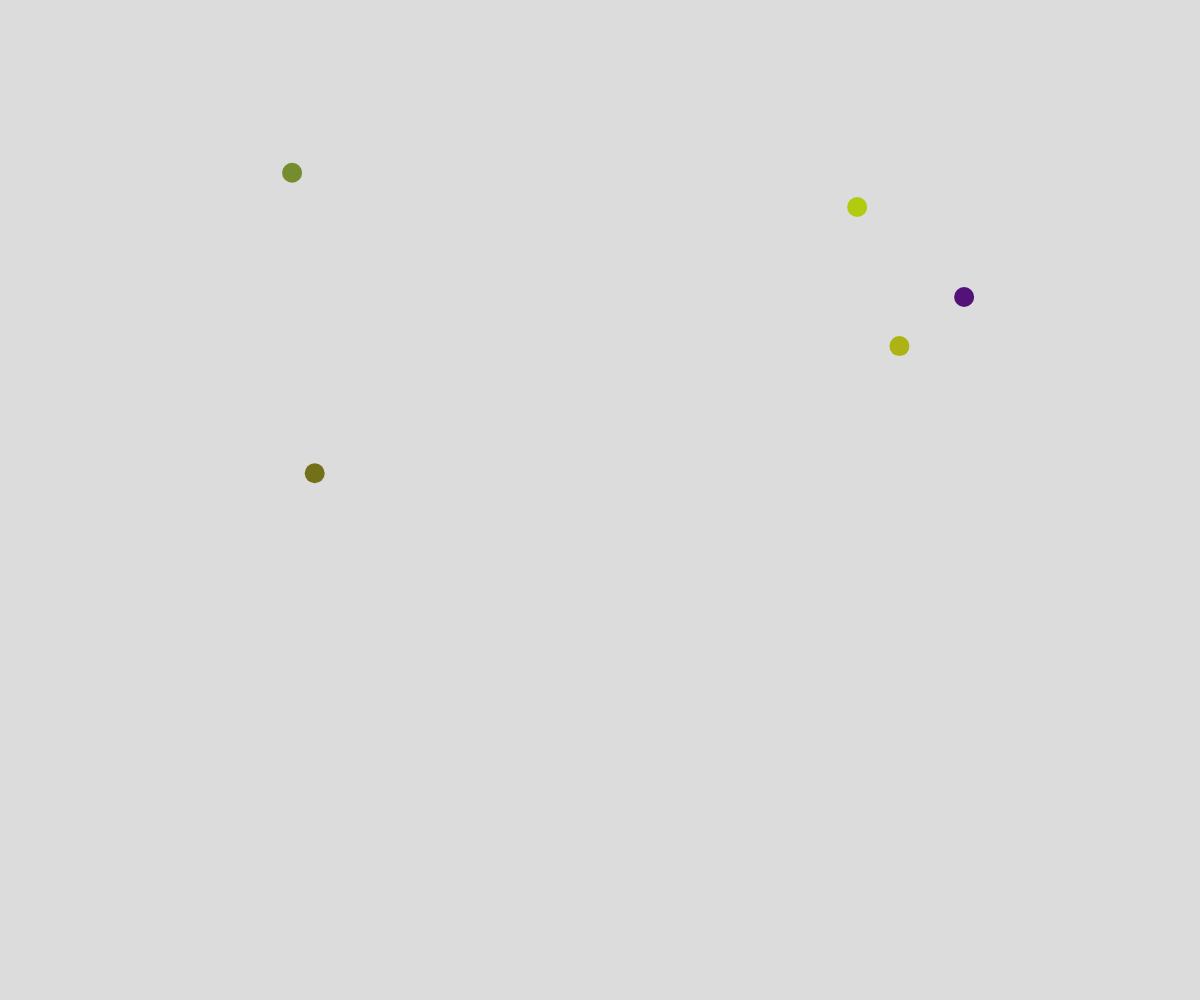
Frame 1 (no input)
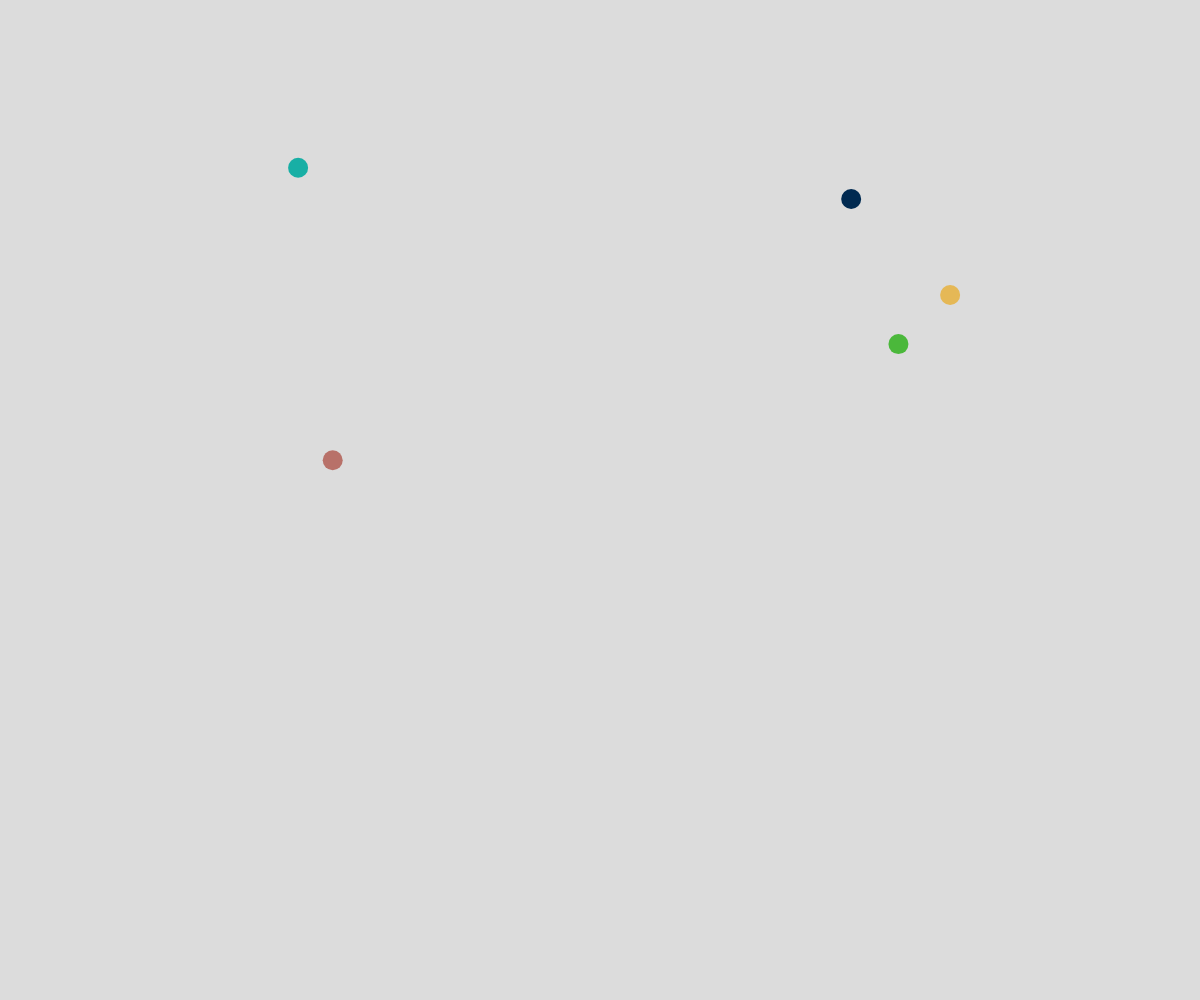
Frame 60 (no input)
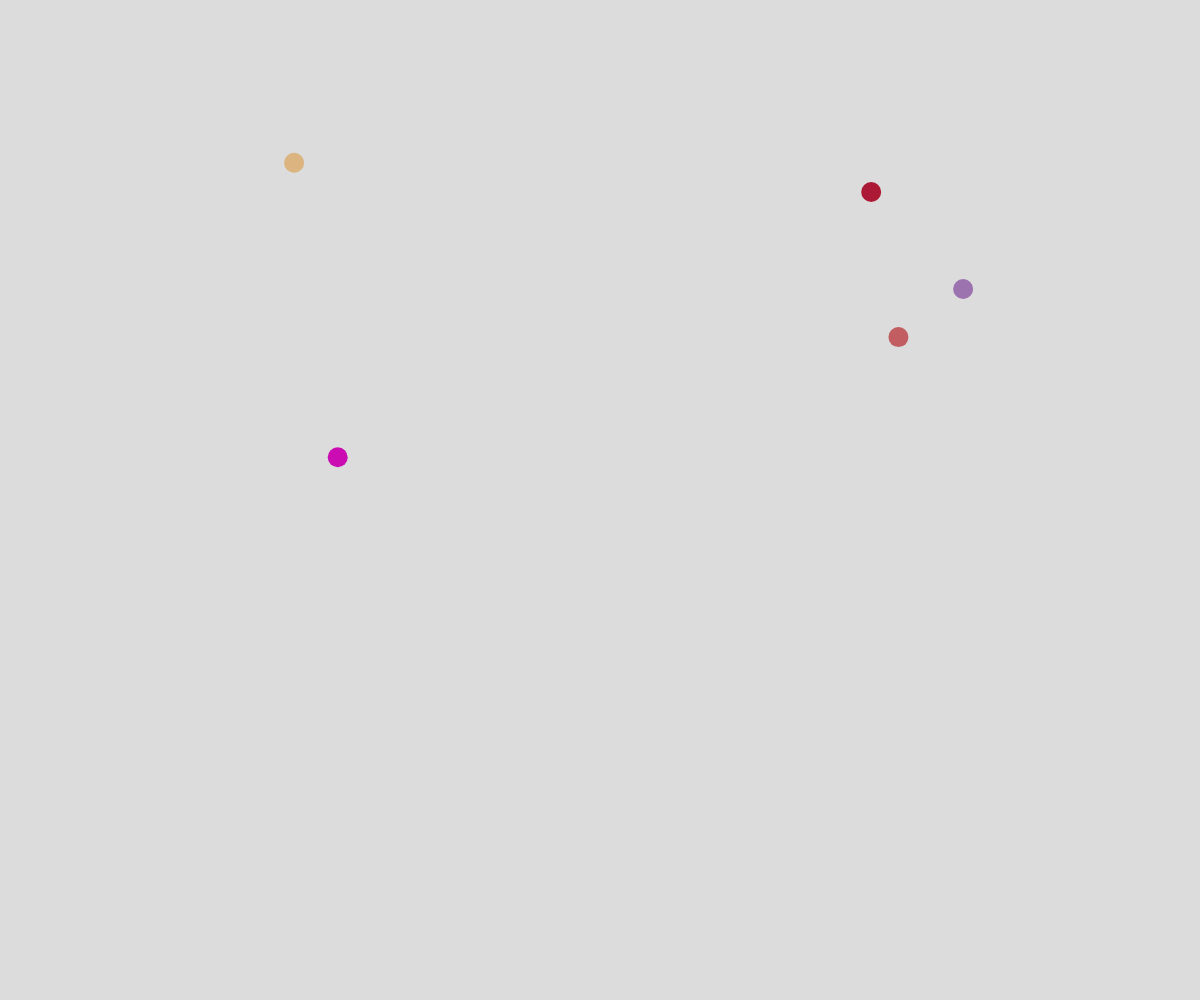
Frame 120 (the mouse pressed at the canvas centre since frame 60)

The p5.js sketch that drew these frames (run headless with seeded random() and noise() and a simulated clock; from frame 60 on, the mouse is pressed at the canvas centre):

// p5.js sketch
// ── sketch.js
let walkers = [];

class Walker{
  constructor(posisiX, posisiY){
    this.x = posisiX;
    this.y = posisiY;
  }
  
  visual(){
    noStroke();
    let c = color(random(255), random(255), random(255));
    fill(c);
    ellipse(this.x, this.y, 20, 20);
  }

  jalan(){
    var stepX = int(random(-3,3));
    var stepY = int(random(-3,3));
    
    this.x = this.x + stepX;
    this.y = this.y + stepY;
  }
}

function setup() {
  createCanvas(windowWidth, windowHeight);
  
  for (let i=0; i<5;i++){
    walkers[i] = new Walker(random(windowWidth), random(windowHeight))
  }
}

function draw() {
  background(220);
  for (let i=0; i<5;i++){
    walkers[i].visual();
    walkers[i].jalan();
  }
}
